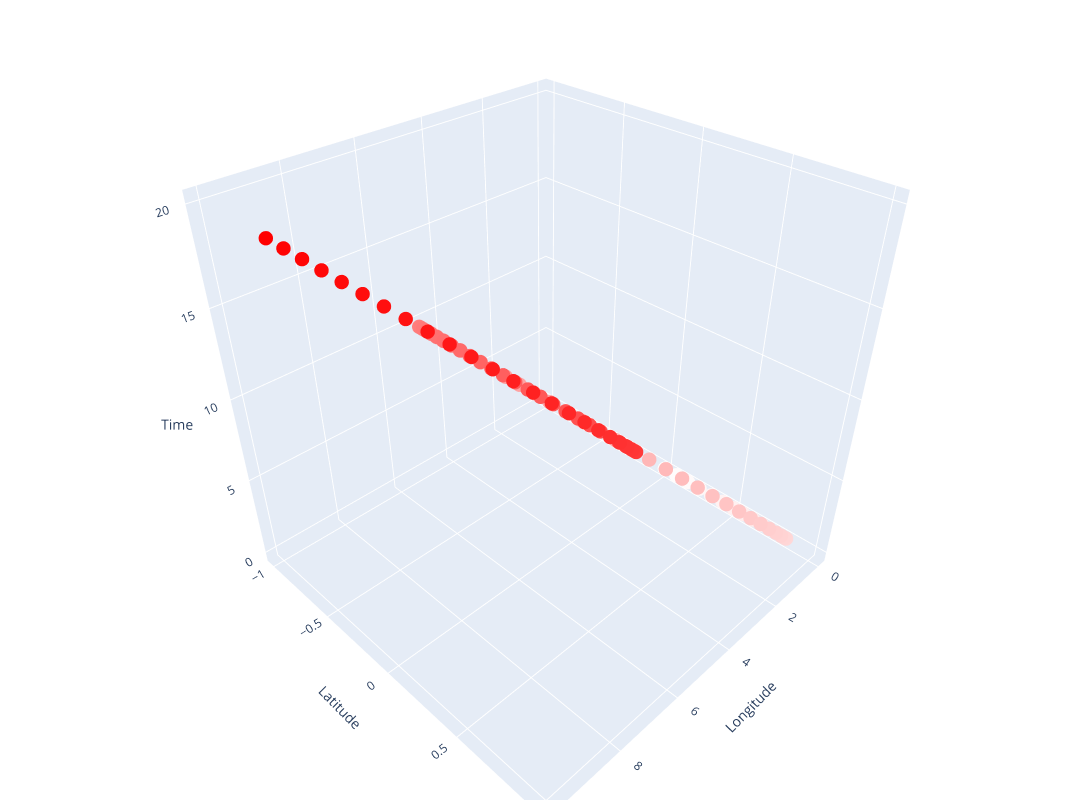

The cell this chart's notebook holds for it:
### Markdown cell above
!pip install "jupyterlab>=3" "ipywidgets>=7.6"
!pip install kaleido

### Code cell
import plotly.graph_objects as go
import numpy as np

# Helix equation
t = np.linspace(0, 20, 100)
u = np.linspace(0, 10, 100)
v = np.sin(u)
x, y, z = u, v, t

# Create the main scatter plot
fig = go.Figure(data=[go.Scatter3d(
    x=x,
    y=y,
    z=z,
    mode='markers',
    marker=dict(
        size=5,
        color=z,  
        colorscale=[[0, 'white'], [1, 'red']],  
        opacity=1
    )
)])


# Tight layout
fig.update_layout(margin=dict(l=0, r=0, b=0, t=0),
                  title='Positions of a boat over time',
                  scene=dict(
                      xaxis_title='Longitude',
                      yaxis_title='Latitude',
                      zaxis_title='Time'
                  
                  ),
                  width=1200,
    height=800
                 )

fig.show()
